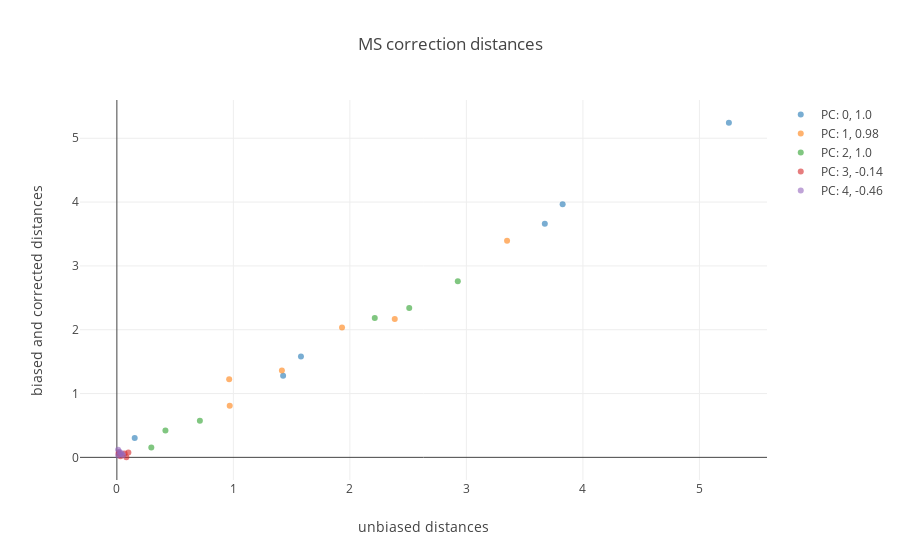

Notebook cell for this chart:
### Code cell
fig_data= [go.Scatter(
    x= dist_PC_even[PC],
    y= dist_PC_corrected[PC],
    mode= 'markers',
    marker= dict(
        color= PC,
        opacity= .6
    ),
    name= 'PC: {}, {}'.format(PC,round(pearsonr(dist_PC_even[PC],dist_PC_corrected[PC])[0],2))
    ) for PC in dist_PC_even.keys()
]

layout = go.Layout(
    title= 'MS correction distances',
    yaxis=dict(
        title='biased and corrected distances'),
    xaxis=dict(
        title='unbiased distances')
)

fig= go.Figure(data=fig_data, layout=layout)
iplot(fig)

### Figure 1 — Plotly figure (JSON) as saved in the notebook; plotly's stock layout.template omitted (floating-point values rounded to 4 significant figures)
{"data": [{"marker": {"color": 0, "opacity": 0.6}, "mode": "markers", "name": "PC: 0, 1.0", "type": "scatter", "x": [0.1531, 3.826, 1.427, 3.673, 1.58, 5.253], "y": [0.3032, 3.966, 1.278, 3.662, 1.581, 5.243]}, {"marker": {"color": 1, "opacity": 0.6}, "mode": "markers", "name": "PC: 1, 0.98", "type": "scatter", "x": [1.417, 2.385, 3.349, 0.9685, 1.933, 0.964], "y": [1.359, 2.168, 3.393, 0.8087, 2.034, 1.225]}, {"marker": {"color": 2, "opacity": 0.6}, "mode": "markers", "name": "PC: 2, 1.0", "type": "scatter", "x": [2.926, 0.7125, 0.4168, 2.214, 2.509, 0.2957], "y": [2.76, 0.5738, 0.4199, 2.186, 2.34, 0.1539]}, {"marker": {"color": 3, "opacity": 0.6}, "mode": "markers", "name": "PC: 3, -0.14", "type": "scatter", "x": [0.08148, 0.01476, 0.0172, 0.06672, 0.09868, 0.03195], "y": [0.001918, 0.06075, 0.07774, 0.05883, 0.07583, 0.01699]}, {"marker": {"color": 4, "opacity": 0.6}, "mode": "markers", "name": "PC: 4, -0.46", "type": "scatter", "x": [0.04139, 0.01156, 0.01061, 0.05295, 0.03078, 0.02217], "y": [0.06538, 0.03128, 0.1176, 0.0341, 0.05226, 0.08636]}], "layout": {"title": "MS correction distances", "xaxis": {"title": "unbiased distances"}, "yaxis": {"title": "biased and corrected distances"}}}
